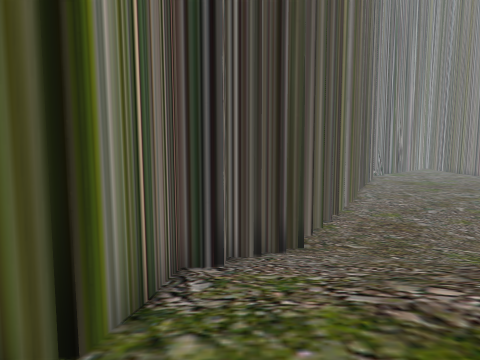
View 1 (above)

24 first-person views from a walk through a Unity game level. The camera is 1.5 m above the floor, tilts 6° down and sees 70° across. The floor is counted in squares, 2 m on a side. Each view is taken from the middle of a square. On the plan, view 1 faces up. The plan holds only what a view shows up to about 11 squares ahead; the rest is blank. The place goes on beyond the plan.

View 2
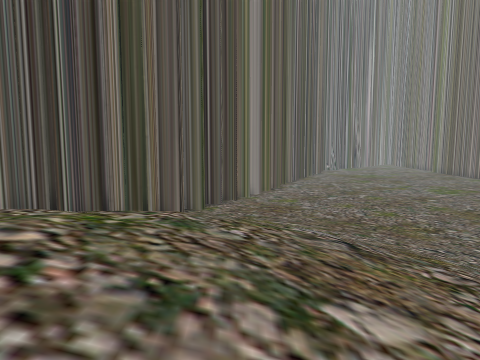

View 3
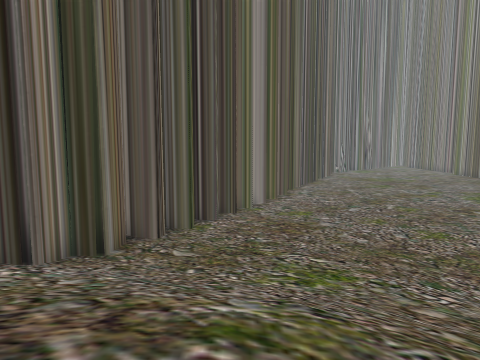

View 4
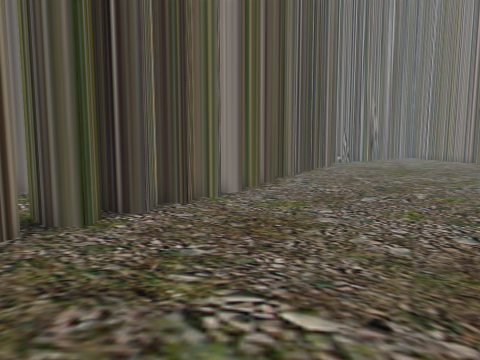

View 5
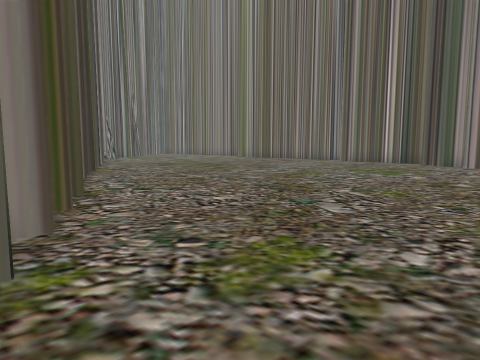

View 6
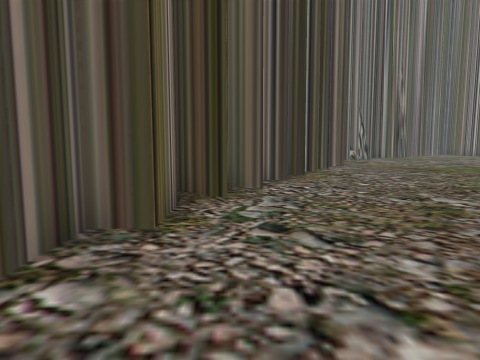

View 7
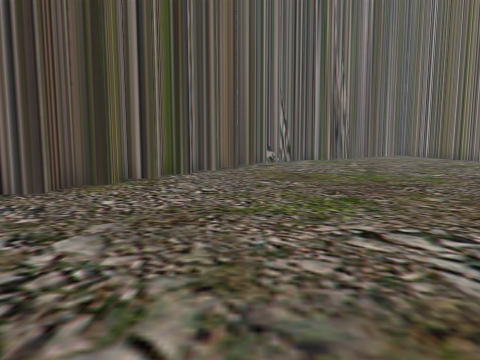

View 8
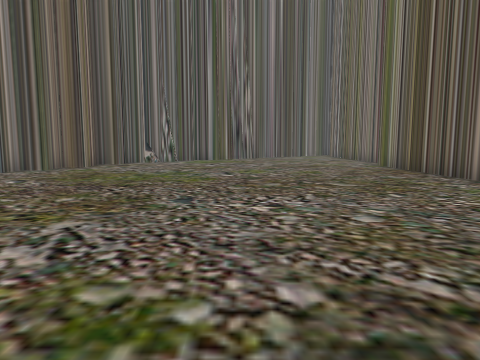

View 9
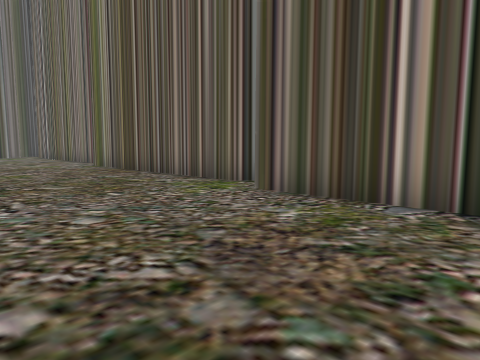

View 10
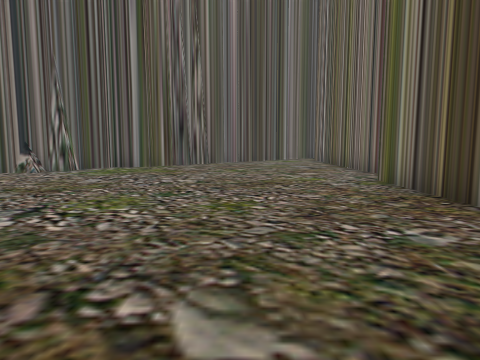

View 11
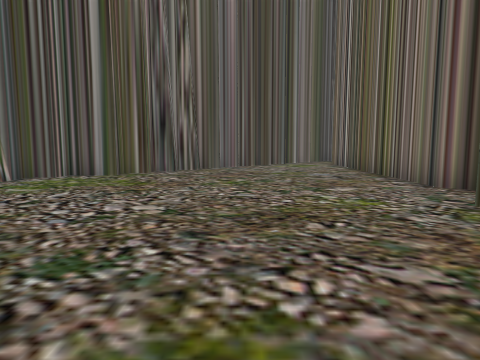

View 12
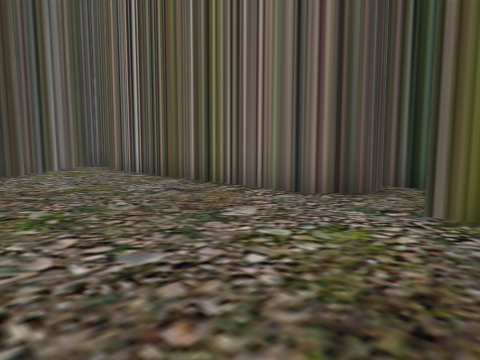

View 13
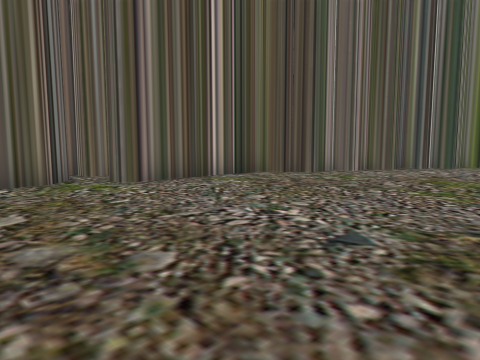

View 14
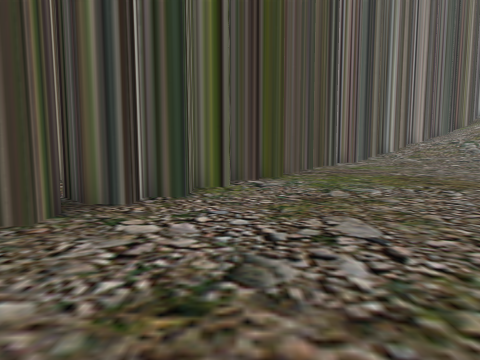

View 15
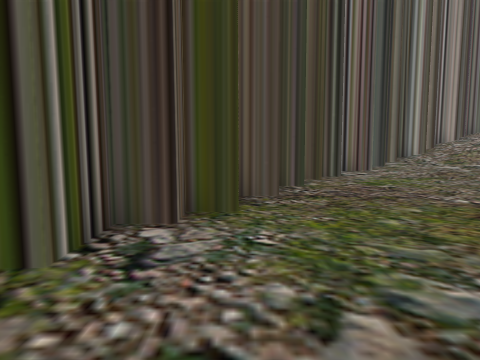

View 16
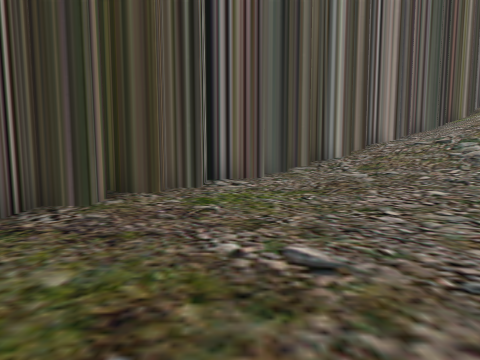

View 17
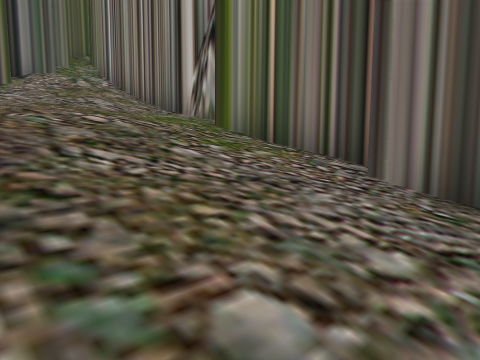

View 18
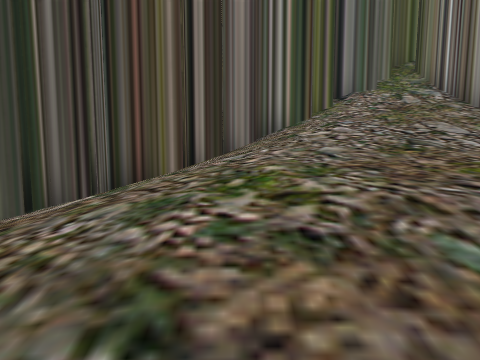

View 19
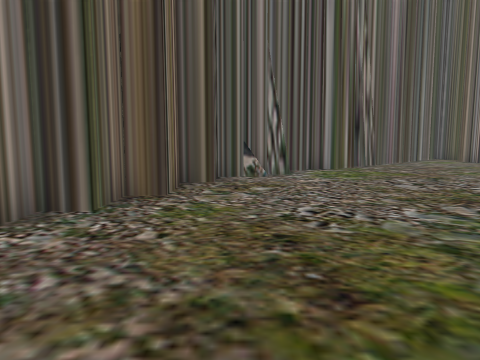

View 20
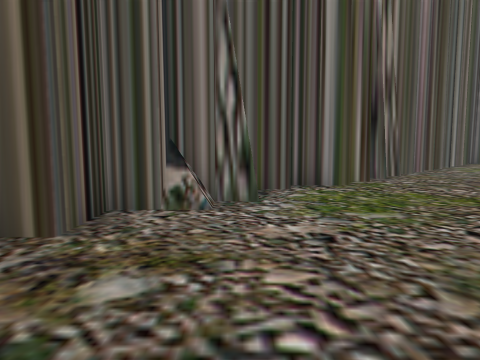

View 21
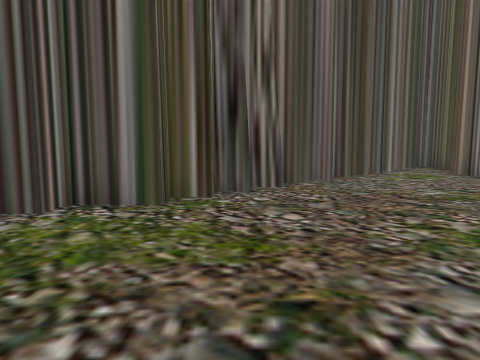

View 22
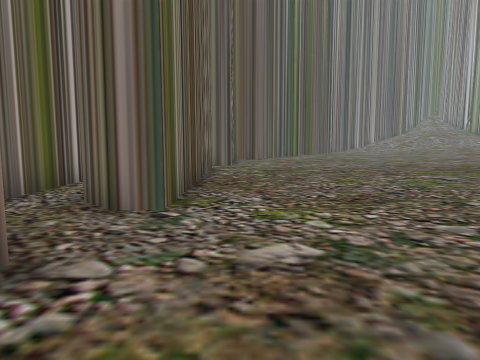

View 23
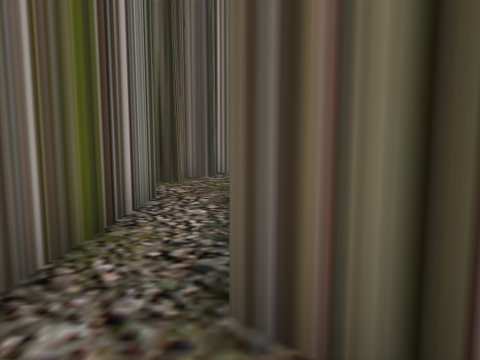

View 24
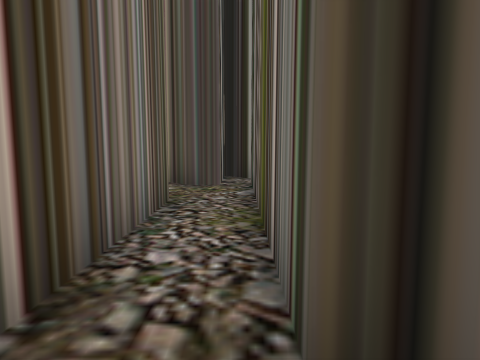

### Floor plan
Key: @ floor where view 1 was taken; # wall or solid block; . main floor; : floor 0.25 m higher than the main floor; + floor 0.5 m higher than the main floor; * floor 0.75 m higher than the main floor; / step, stairs or slope.
Columns run from 2 left of view 1 to 24 right of it. Each row starts with its distance up from view 1.
 40                       ###
 39                      ##.#
 38                     ##..#
 37                    ##...#
 36                   ##....#
 35                  ##.....#
 34                ###......#
 33                #........#
 32               ##........##
 31              ##.........###
 30              #............#
 29              #.........#..#
 28             ##.........##.#
 27            ##..........##.#
 26            #...........##.#
 25           ##...........##.#
 24           #............# .#
 23           #............# .#
 22          ##............####
 21         ##.............##
 20         #..............#
 19         #..............#
 18        ##..............#
 17        #...............#
 16       ##.............###
 15       #..............#
 14      ##.............##
 13     ##:..............#
 12     ##::...........###
 11    ##::::..........#
 10    ##++::.........##
  9    #*/////.......##
  8    #//////:......#
  7   ##///////:....##
  6  ##/////////:...#
  5  #///////////..##
  4  #///////////:##
  3  #///////////##
  2 ##//////////##
  1 #/////////###
  0 #/@//////##
 -1 #//////###
 -2 #/////##
 -3 #///###
 -4 #//##
 -5 //##
 -6 ###

Positions as (right, up) in squares from view 1, and headings:
1: (0, 0), facing up
2: (4, -1), facing up
3: (4, 2), facing up
4: (5, 6), facing up
5: (4, 12), facing up-right
6: (7, 15), facing up
7: (11, 17), facing up
8: (16, 17), facing up
9: (16, 17), facing up-right
10: (18, 22), facing up
11: (18, 25), facing up
12: (17, 28), facing up-right
13: (14, 24), facing down-right
14: (16, 17), facing down
15: (15, 13), facing down
16: (12, 11), facing down
17: (3, 6), facing down-left
18: (3, 4), facing down
19: (12, 23), facing up
20: (13, 27), facing up
21: (16, 29), facing up
22: (20, 33), facing down
23: (22, 30), facing down
24: (23, 24), facing up
